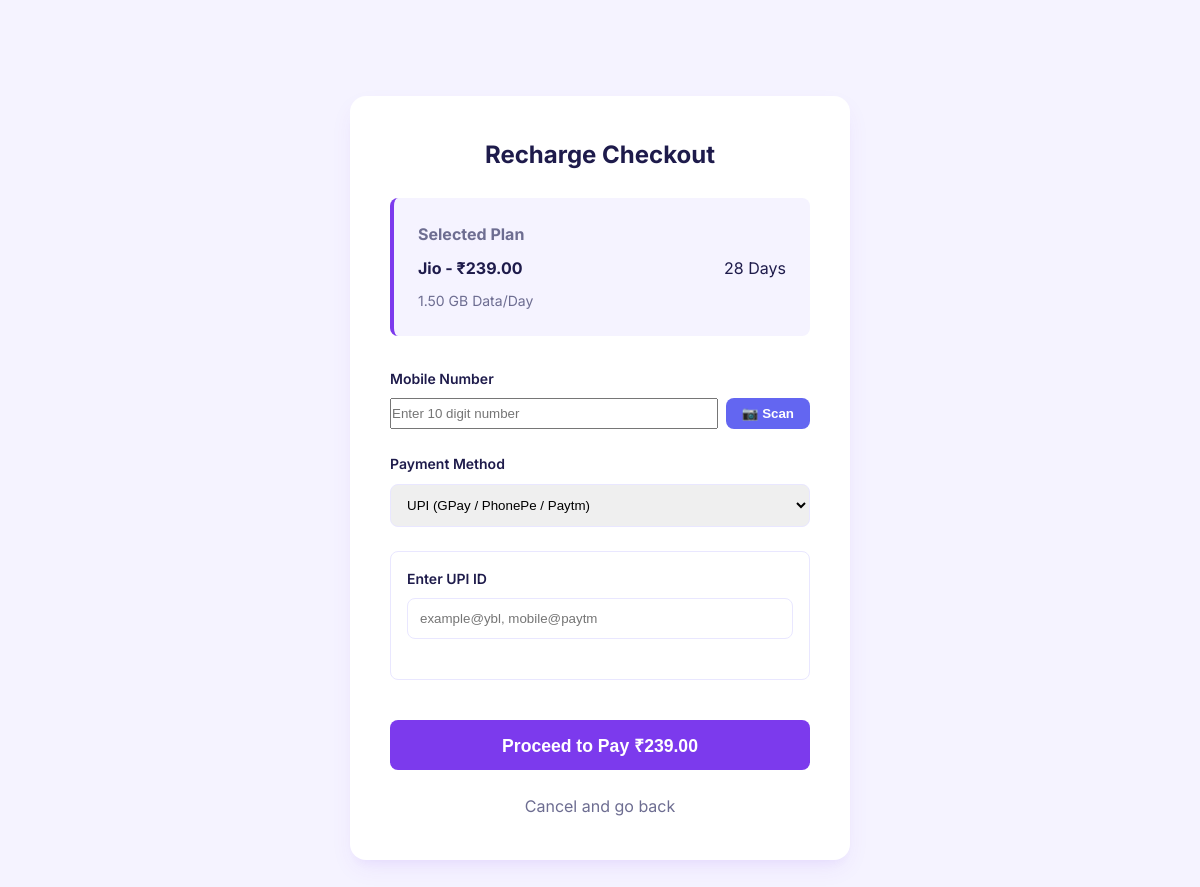
Page /recharge.php?id=1 on the earlier database version.
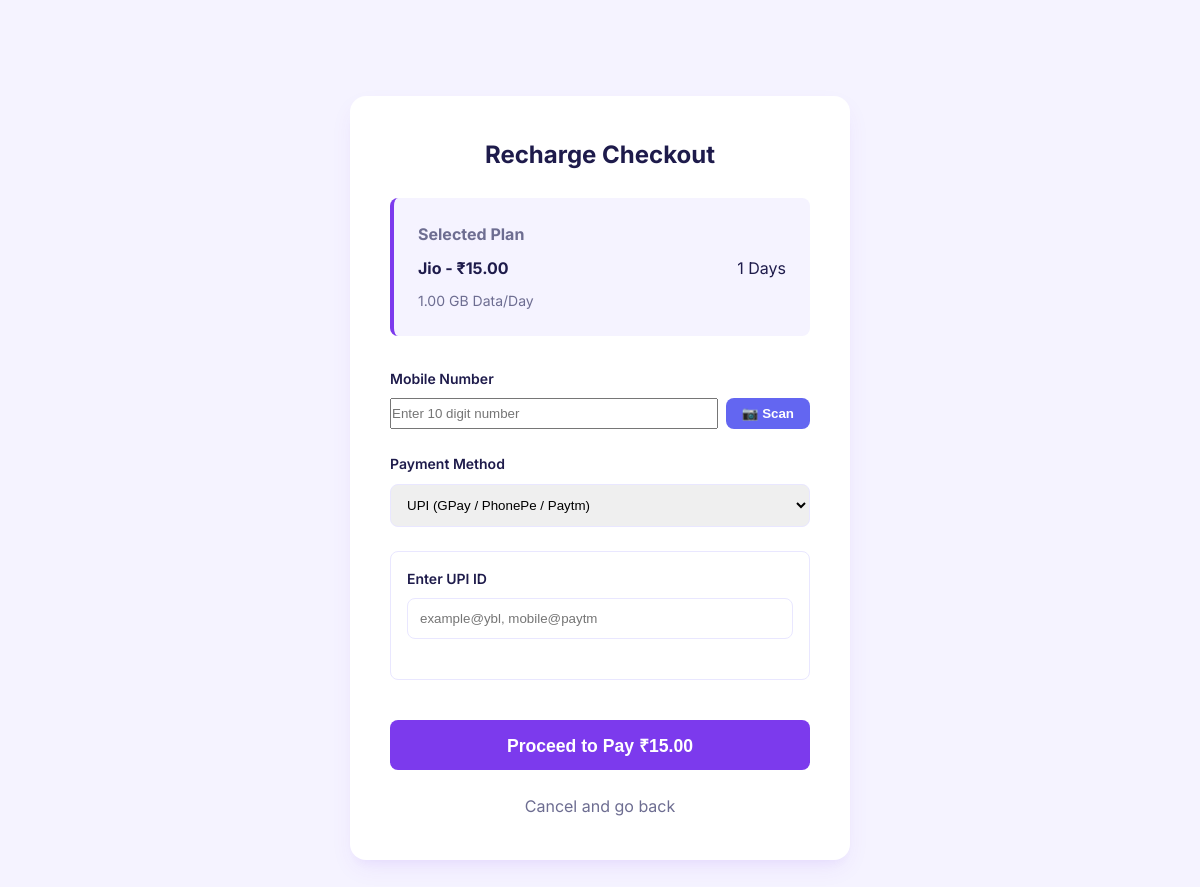
Same page on the later database version.
### tables this page shows
CREATE TABLE IF NOT EXISTS plans (
    id INT AUTO_INCREMENT PRIMARY KEY,
    operator ENUM('Jio', 'Airtel', 'VI') NOT NULL,
    price DECIMAL(10, 2) NOT NULL,
    validity INT NOT NULL,  
    data_per_day DECIMAL(5, 2) NOT NULL,  
    is_best_plan BOOLEAN DEFAULT FALSE,
    category ENUM('Budget', 'Unlimited', 'Long Validity', 'OTT Bundled') DEFAULT 'Unlimited',
    ott_subscription VARCHAR(100) DEFAULT NULL,
    cost_per_day DECIMAL(10, 2) GENERATED ALWAYS AS (price / validity) STORED,
    created_at TIMESTAMP DEFAULT CURRENT_TIMESTAMP
);

### recharge.php (the view, shortened to what this page needs)
<?php
require_once 'db.php';
$plan_id = $_GET['id'] ?? ($_POST['plan_id'] ?? null);
$stmt = $pdo->prepare("SELECT * FROM plans WHERE id = ?");
$stmt->execute([$plan_id]);
$plan = $stmt->fetch();
?>
<!DOCTYPE html>
<html lang="en">
<head>
    <link rel="stylesheet" href="style.css">
</head>
<body>
<div class="container">
    <div class="checkout-container">
        <h2 style="margin-bottom: 1.5rem; text-align: center;">Recharge Checkout</h2>
        <div class="plan-summary">
            <h4 style="color: var(--text-muted); margin-bottom: 0.5rem;">Selected Plan</h4>
            <div style="display: flex; justify-content: space-between; align-items: center;">
                <strong><?php echo $plan['operator']; ?> - ₹<?php echo $plan['price']; ?></strong>
                <span><?php echo $plan['validity']; ?> Days</span>
            </div>
            <p style="font-size: 0.875rem; color: var(--text-muted); margin-top: 0.5rem;">
                <?php echo $plan['data_per_day']; ?> GB Data/Day
            </p>
        </div>
        <form method="POST" action="recharge.php?id=<?php echo $plan['id']; ?>">
<div class="filter-group">
    <label>Mobile Number</label>
    <div style="display: flex; gap: 0.5rem;">
        <input type="tel" id="mobile_number" name="mobile_number" placeholder="Enter 10 digit number" maxlength="10" pattern="[0-9]{10}" title="Please enter a 10-digit mobile number" required oninput="this.value = this.value.replace(/[^0-9]/g, '');" style="flex: 1;">
        <button type="button" onclick="toggleScanner()" class="btn-apply" style="width: auto; padding: 0.5rem 1rem; background: #6366f1;">📷 Scan</button>
    </div>
</div>
<div class="filter-group">
    <label>Payment Method</label>
    <select id="payment_method" name="payment_method" onchange="togglePaymentFields()" required>
        <option value="upi">UPI (GPay / PhonePe / Paytm)</option>
    </select>
</div>
<div id="upi_fields" style="display: block; border: 1px solid var(--border-color); padding: 1rem; border-radius: 8px; margin-bottom: 1.5rem;">
    <div class="filter-group">
        <label>Enter UPI ID</label>
        <input type="text" name="upi_id" placeholder="example@ybl, mobile@paytm">
    </div>
</div>
            <button type="submit" name="process_recharge" class="btn-apply" style="margin-top: 1rem; font-size: 1.1rem; height: 50px;">
                Proceed to Pay ₹<?php echo $plan['price']; ?>
            </button>
            <a href="index.php" style="display: block; text-align: center; margin-top: 1.5rem; color: var(--text-muted); text-decoration: none;">
                Cancel and go back
            </a>
        </form>
    </div>
</div>
</body>
</html>

Differences in the rows shown:
changed plans "Jio": price "239.00" → "15.00"; validity "28" → "1"; data_per_day "1.50" → "1.00"
